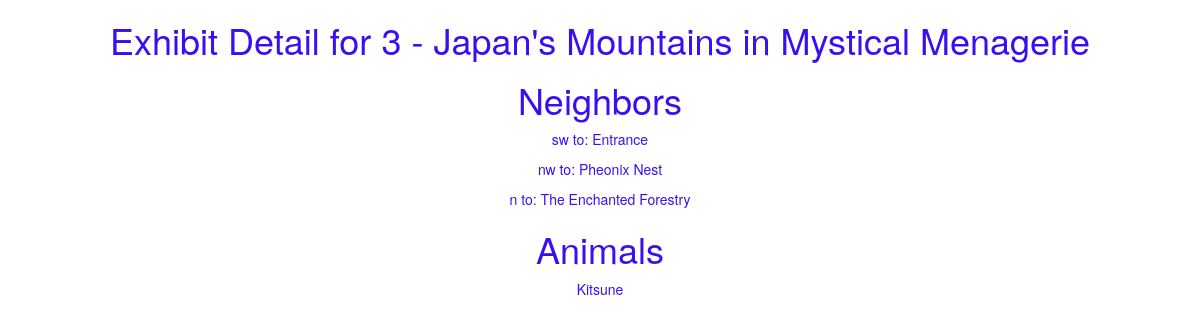
Page /zoo/exhibit/3 on the committed database.
### zoo/models.py (models this page shows, shortened)
class Exhibit(models.Model):
	name = models.CharField(max_length=200, help_text="Enter Exhibit Name")
	zoo = models.ForeignKey('Zoo', on_delete=models.SET_NULL, null=True)

class Zoo(models.Model):
	name = models.CharField(max_length=200, help_text="Enter Zoo Name")
	logoFileName = models.CharField(max_length=200, help_text="Enter Logo File Name", null=True)

class ExhibitNeighbor(models.Model):
	fromExhibit = models.ForeignKey('Exhibit', on_delete=models.SET_NULL, null=True, related_name='fromExhibit')
	toExhibit = models.ForeignKey('Exhibit', on_delete=models.SET_NULL, null=True, related_name='toExhibit')
	CARDINAL = (
	    ('n', 'North'),
	    ('s', 'South'),
	    ('e', 'East'),
	    ('w', 'West'),
	    ('nw', 'North West'),
	    ('ne', 'North East'),
	    ('sw', 'South West'),
	    ('se', 'South East'),
	)
	direction = models.CharField(max_length=2, choices=CARDINAL, help_text="Enter Direction", null=True, blank=True)

class Animal(models.Model):
	name = models.CharField(max_length=200, help_text="Enter Animal Name")
	imageFileName = models.CharField(max_length=200, help_text="Enter logo file name", null=True)
	exhibit = models.ForeignKey('Exhibit', on_delete=models.SET_NULL, null=True)
	soundFileName = models.CharField(max_length=200, help_text="Enter sound file name", null=True)
	habitatDescription = models.TextField(max_length=1000, help_text="Enter a description of the Habitat of the animal", null=True)
	dietDescription = models.TextField(max_length=1000, help_text="Enter a description of the Diet of the animal", null=True)
	behaviorDescription = models.TextField(max_length=1000, help_text="Enter a description of the Behavior of the animal", null=True)

### zoo/views.py (the view)
# urls.py: path('exhibit/<int:pk>', views.ExhibitDetailView.as_view(), name='exhibitDetail'),
class ExhibitDetailView(generic.DetailView):
	model = Exhibit

### zoo/templates/zoo/exhibit_detail.html
{% extends "base-generic.html" %}
{% block content %}
<h1>Exhibit Detail for {{ exhibit.id }} - {{ exhibit.name }} in {{ exhibit.zoo.name }}</h1>
<h1>Neighbors</h1>
{% for neighbor in exhibit.fromExhibit.all %}
  <p>{{ neighbor.direction }} to: {{ neighbor.toExhibit.name }}</p>
{% endfor %}
<h1>Animals</h1>
{% for animal in exhibit.animal_set.all %}
  <p>{{ animal.name }}</p>
{% endfor %}
{% endblock %}

### rows in the picture
Exhibit: id "3", name "Japan's Mountains", zoo.name "Mystical Menagerie"
ExhibitNeighbor: direction "sw", toExhibit.name "Entrance"
ExhibitNeighbor: direction "nw", toExhibit.name "Pheonix Nest"
ExhibitNeighbor: direction "n", toExhibit.name "The Enchanted Forestry"
Animal: name "Kitsune"
